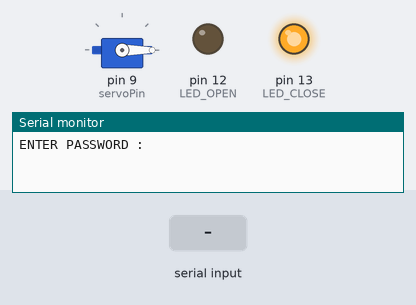
A sketch run on a simulated Arduino Uno, built with avr-gcc and run on an emulated ATmega328P. On the bench: servo, output pins drawn as LEDs (lit = HIGH), the last lines printed to the serial monitor. The inputs (shaded band) are chosen by the test bench.

Above: at 1.2 s.
1.3 s: "000\n" received over Serial
At 2.5 s:
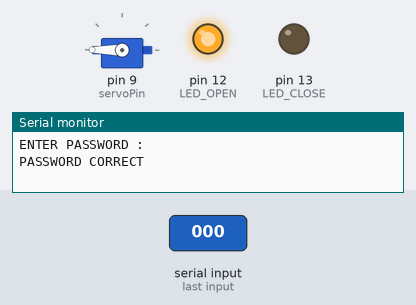
2.8 s: "*\n" received over Serial
At 3.1 s:
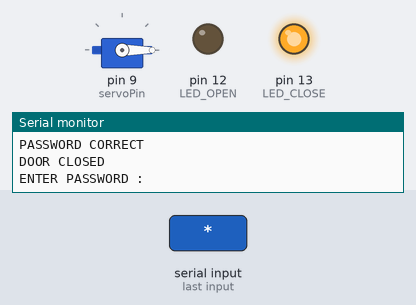
Timing chart, 0 to 5.8 s (numbered marks = the images above; inputs shaded):
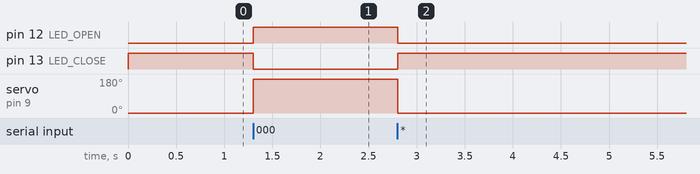

Measured:
- after the input at 1.3 s, pin 12 (LED_OPEN): LOW → HIGH at once; pin 13 (LED_CLOSE): HIGH → LOW at once; servo on pin 9 (servoPin): 0° → 180° at once
- after the input at 2.8 s, pin 12 (LED_OPEN): HIGH → LOW at once; pin 13 (LED_CLOSE): LOW → HIGH at once; servo on pin 9 (servoPin): 180° → 0° at once

The sketch:

door_lock_project_final1.ino
```cpp
#include <Servo.h>

Servo myServo;
const int servoPin = 9;
String inputPassword;
int incorrectAttempts = 0;
bool systemLocked = false;

int LED_CLOSE = 13;
int LED_OPEN = 12;


void setup() {
  Serial.begin(9600);
  myServo.attach(servoPin);
  myServo.write(0);
  pinMode(LED_OPEN, OUTPUT);
  pinMode(LED_CLOSE, OUTPUT);
  Serial.println("ENTER PASSWORD : ");
  digitalWrite(LED_CLOSE,HIGH);
  digitalWrite(LED_OPEN,LOW);
}

void loop() {
  if (systemLocked) {
    if (Serial.available() > 0) {  // Check for master key input
      inputPassword = Serial.readStringUntil('\n');
      if (inputPassword == "999") {  // Master key to unlock system
        systemLocked = false;
        incorrectAttempts = 0;  // Reset attempt counter
        Serial.println("SYSTEM UNLOCKED");
        Serial.println("ENTER PASSWORD : ");
        digitalWrite(LED_CLOSE,HIGH);
        digitalWrite(LED_OPEN,LOW);
      }
      else {
        Serial.println("INVALID MASTER KEY");
      }
    }
    return;
  }

  if (Serial.available() > 0) {  // Check for regular input
    inputPassword = Serial.readStringUntil('\n');

    if (inputPassword == "000") {  // Correct password
      Serial.println("PASSWORD CORRECT");
      digitalWrite(LED_OPEN,HIGH);
      digitalWrite(LED_CLOSE,LOW);
      myServo.write(180);  // Open door
      incorrectAttempts = 0;  // Reset attempt counter

      // Wait for close command
      while (true) {
        if (Serial.available() > 0) {
          String closeInput = Serial.readStringUntil('\n');
          if (closeInput == "*") {
            myServo.write(0);  // Close door
            digitalWrite(LED_CLOSE,HIGH);
            digitalWrite(LED_OPEN,LOW);
            Serial.println("DOOR CLOSED");
            Serial.println("ENTER PASSWORD : ");
            break;
          }
        }
      }
    }
    else {  // Incorrect password
      incorrectAttempts++;
      Serial.println("PASSWORD INCORRECT");
      delay(1000);
      Serial.println("TRY AGAIN");

      // Check for lock condition after 5 incorrect attempts
      if (incorrectAttempts >= 5) {
        systemLocked = true;
        digitalWrite(LED_CLOSE,HIGH);
        digitalWrite(LED_OPEN,LOW);
        Serial.println("SYSTEM LOCKED, INSERT MASTER KEY");
      }
    }
  }
}
```
